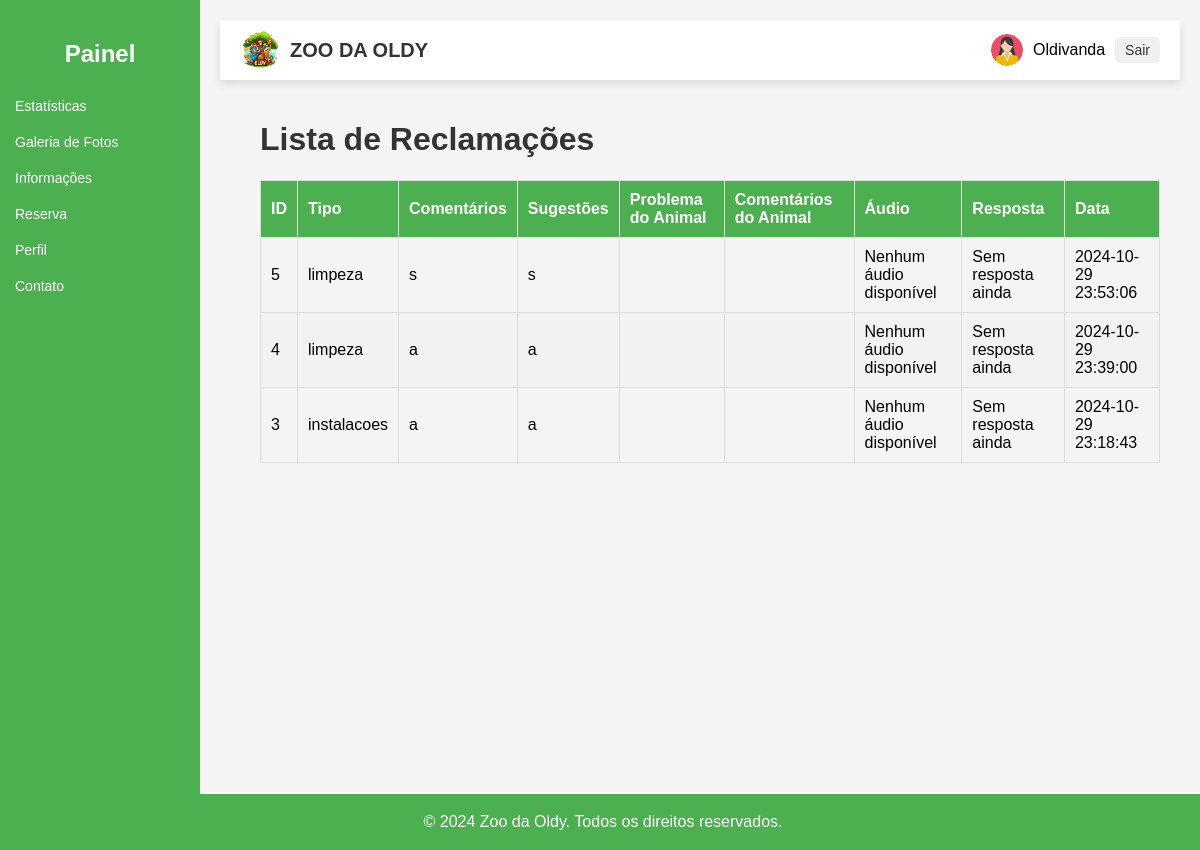
Before: /visitante/painel.php?page=listar_reclamacoes (signed in) with the older database file.
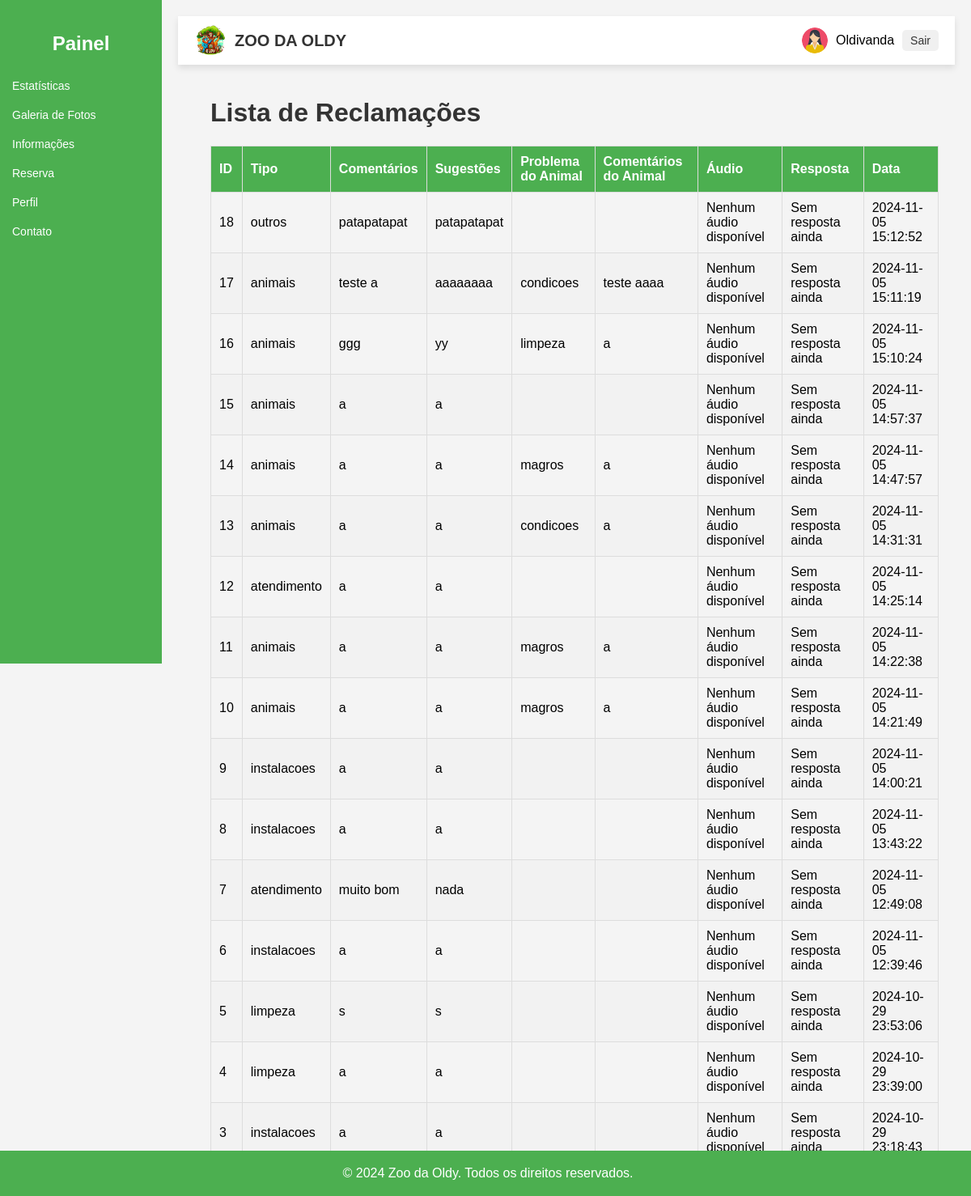
After: the same page with the newer database file.
### tables this page shows
CREATE TABLE `usuarios` (
  `id` int(11) NOT NULL,
  `username` varchar(50) NOT NULL,
  `password` varchar(255) NOT NULL,
  `nivel_id` int(11) NOT NULL,
  `nome` varchar(100) NOT NULL,
  `apelido` varchar(100) DEFAULT NULL,
  `sexo` enum('M','F','Outro') NOT NULL,
  `endereco` varchar(255) DEFAULT NULL,
  `nacionalidade` varchar(100) DEFAULT NULL,
  `telefone` varchar(15) DEFAULT NULL,
  `data_nascimento` date DEFAULT NULL,
  `ocupacao` varchar(100) DEFAULT NULL,
  `email` varchar(100) DEFAULT NULL,
  `created_at` timestamp NOT NULL DEFAULT current_timestamp(),
  `reset_token` varchar(255) DEFAULT NULL
);

CREATE TABLE `reclamacoes` (
  `id` int(11) NOT NULL,
  `user_id` int(11) NOT NULL,
  `tipo` varchar(255) NOT NULL,
  `comentarios` text DEFAULT NULL,
  `sugestoes` text DEFAULT NULL,
  `problema_animal` varchar(255) DEFAULT NULL,
  `comentarios_animal` text DEFAULT NULL,
  `audio` longblob DEFAULT NULL,
  `data` timestamp NOT NULL DEFAULT current_timestamp(),
  `resposta` text DEFAULT NULL
);

### visitante/listar_reclamacoes.php (the view, shortened to what this page needs)
<?php
$host = 'localhost';
$db = 'zoo_da_oldy';
$user = 'root';
$pass = '';
try {
    $pdo = new PDO("mysql:host=$host;dbname=$db;charset=utf8", $user, $pass);
    $pdo->setAttribute(PDO::ATTR_ERRMODE, PDO::ERRMODE_EXCEPTION);
    $pdo->setAttribute(PDO::ATTR_DEFAULT_FETCH_MODE, PDO::FETCH_ASSOC);
    $user_id = $_SESSION['user_id'];
    $stmt = $pdo->prepare("SELECT nivel_id FROM usuarios WHERE id = :user_id");
    $stmt->execute(['user_id' => $user_id]);
    $user = $stmt->fetch();
    $nivel_id = $user['nivel_id'];
    if ($nivel_id == 3) {
        $stmt = $pdo->prepare("SELECT * FROM reclamacoes WHERE user_id = :user_id ORDER BY id DESC");
        $stmt->execute(['user_id' => $user_id]);
    } else {
        $stmt = $pdo->prepare("SELECT * FROM reclamacoes WHERE user_id = :user_id ORDER BY id DESC");
        $stmt->execute(['user_id' => $user_id]);
    }
    $reclamacoes = $stmt->fetchAll();
    echo "<h1>Lista de Reclamações</h1>";
    if (count($reclamacoes) > 0) {
        echo "<table>
                <thead>
                    <tr>
                        <th>ID</th>
                        <th>Tipo</th>
                        <th>Comentários</th>
                        <th>Sugestões</th>
                        <th>Problema do Animal</th>
                        <th>Comentários do Animal</th>
                        <th>Áudio</th>
                        <th>Resposta</th>
                        <th>Data</th>
                    </tr>
                </thead>
                <tbody>";
        foreach ($reclamacoes as $reclamacao) {
            $data = $reclamacao['data'];
            $audioUrl = $reclamacao['audio'];
            $resposta = isset($reclamacao['resposta']) ? $reclamacao['resposta'] : 'Sem resposta ainda';
            echo "<tr>
                    <td>{$reclamacao['id']}</td>
                    <td>" . htmlspecialchars($reclamacao['tipo']) . "</td>
                    <td>" . htmlspecialchars($reclamacao['comentarios']) . "</td>
                    <td>" . htmlspecialchars($reclamacao['sugestoes']) . "</td>
                    <td>" . htmlspecialchars($reclamacao['problema_animal']) . "</td>
                    <td>" . htmlspecialchars($reclamacao['comentarios_animal']) . "</td>
                    <td>
                        " . ($audioUrl ? "<audio controls>
                            <source src='" . htmlspecialchars($audioUrl) . "' type='audio/mpeg'>
                            Seu navegador não suporta o elemento de áudio.
                        </audio>" : 'Nenhum áudio disponível') . "
                    </td>
                    <td>
                        " . (strlen($resposta) > 30
                            ? "<button onclick='showResponsePopup(" . json_encode($resposta) . ")'>Ver Resposta</button>"
                            : htmlspecialchars($resposta)) . "
                    </td>
                    <td>" . htmlspecialchars($data) . "</td>
                  </tr>";
        }
        echo "</tbody></table>";
    } else {
        echo "<p>Nenhuma reclamação encontrada.</p>";
    }
} catch (PDOException $e) {
    http_response_code(500);
    echo "Erro na conexão com o banco de dados: " . htmlspecialchars($e->getMessage());
}
?>

### visitante/painel.php (shortened to what this page needs)
<?php
$host = 'localhost';
$db = 'zoo_da_oldy';
$user = 'root';
$pass = '';
$charset = 'utf8mb4';
$dsn = "mysql:host=$host;dbname=$db;charset=$charset";
$options = [
    PDO::ATTR_ERRMODE => PDO::ERRMODE_EXCEPTION,
    PDO::ATTR_DEFAULT_FETCH_MODE => PDO::FETCH_ASSOC,
    PDO::ATTR_EMULATE_PREPARES => false,
];
try {
    $pdo = new PDO($dsn, $user, $pass, $options);
} catch (\PDOException $e) {
    die("Erro na conexão com o banco de dados: " . $e->getMessage());
}
$user_id = $_SESSION['user_id'];
$stmt = $pdo->prepare("SELECT nome, sexo FROM usuarios WHERE id = :id");
$stmt->execute(['id' => $user_id]);
$user = $stmt->fetch();
$avatar = match ($user['sexo']) {
    'M' => '../imagens/icones/homem.png',
    'F' => '../imagens/icones/mulher.png',
    default => '../imagens/icones/user.png',
};
$active_menu = isset($_GET['page']) ? $_GET['page'] : 'dashboard';
?>
<!DOCTYPE html>
<html lang="pt-br">
<head>
</head>
<body>
    <div class="top-bar">
        <div class="logo">
            <img src="../imagens/logo.png" alt="Logo Zoo da Oldy">
            <span style="font-weight: bold; font-size: 20px;">ZOO DA OLDY</span>
        </div>
        <div class="user-info">
            <img src="<?php echo $avatar; ?>" alt="Avatar" class="avatar">
            <span><?php echo htmlspecialchars($user['nome']); ?></span>
            <a href="logout.php" class="logout-btn">Sair</a>
        </div>
    </div>
    <div class="sidebar">
        <h2>Painel</h2>
        <ul>
            <li class="<?php echo $active_menu == 'estatistica' ? 'active' : ''; ?>"><a href="?page=estatistica">Estatísticas</a></li>
            <li class="<?php echo $active_menu == 'galeria' ? 'active' : ''; ?>"><a href="?page=galeria_especies">Galeria de Fotos</a></li>
            <li class="<?php echo $active_menu == 'informacoes' ? 'active' : ''; ?>"><a href="?page=informacao_especies">Informações</a></li>
            <li class="<?php echo $active_menu == 'reserva' ? 'active' : ''; ?>"><a href="?page=pagina_reserva_visitante">Reserva</a></li>
            <li class="<?php echo $active_menu == 'perfil' ? 'active' : ''; ?>"><a href="?page=perfil">Perfil</a></li>
            <li class="<?php echo $active_menu == 'contato' ? 'active' : ''; ?>"><a href="?page=contato">Contato</a></li>
        </ul>
    </div>
    <div class="main-content">
        <?php
        $page = isset($_GET['page']) ? $_GET['page'] : 'dashboard';
        $page_file = "$page.php";
        if (file_exists($page_file)) {
            include $page_file;
        } else {
            echo "<p>Página não encontrada.</p>";
        }
        ?>
    </div>
    <footer>
        <p>© <span id="currentYear"></span> Zoo da Oldy. Todos os direitos reservados.</p>
    </footer>
</body>
</html>

### visitante/painel.php (style rules this page uses)
.top-bar { display: flex; justify-content: space-between; align-items: center; padding: 10px 20px; background-color: #ffffff; box-shadow: 0px 4px 8px rgba(0, 0, 0, 0.1); margin-left: 200px; position: relative; z-index: 10; }
.top-bar .logo img { height: 40px; margin-right: 10px; }
.top-bar .user-info { display: flex; align-items: center; }
.top-bar .user-info .avatar { width: 32px; height: 32px; border-radius: 50%; margin-right: 10px; }
.top-bar .logout-btn { padding: 5px 10px; background-color: #f0f0f0; border-radius: 5px; margin-left: 10px; }
.sidebar { width: 200px; background-color: #4CAF50; height: 100vh; position: fixed; top: 0; left: 0; padding-top: 20px; color: white; text-align: left; }
.sidebar h2 { text-align: center; font-weight: bold; }
.sidebar ul { list-style: none; padding: 0; }
.sidebar ul li { padding: 10px 15px; text-align: left; font-family: Arial, sans-serif; font-size: 14px; }
.sidebar ul li a { color: white; text-decoration: none; display: block; width: 100%; background: none; border: none; }
.main-content { margin-left: 220px; padding: 20px; width: calc(100% - 220px); min-height: calc(100vh - 50px); box-sizing: border-box; }
footer { background-color: #4CAF50; color: white; text-align: center; padding: 3px; position: fixed; bottom: 0; left: 0; width: 100%; }
body { margin: 0; overflow-x: hidden; }
.top-bar { display: flex; align-items: center; justify-content: space-between; padding: 10px 20px; background-color: #ffffff; box-shadow: 0px 4px 8px rgba(0, 0, 0, 0.1); position: relative; z-index: 10; margin-left: 200px; }
.top-bar .logo { display: flex; align-items: center; }
.top-bar .logo span { font-weight: bold; font-size: 20px; color: #333; }
.top-bar .logout-btn { padding: 5px 10px; background-color: #f0f0f0; border-radius: 5px; margin-left: 10px; cursor: pointer; text-decoration: none; color: #333; border: none; font-size: 14px; transition: background-color 0.3s ease; }

### visitante/listar_reclamacoes.php (style rules this page uses)
body { font-family: Arial, sans-serif; background-color: #f4f4f4; margin: 20px; }
h1 { color: #333; }
table { width: 100%; border-collapse: collapse; margin-top: 20px; }
th, td { padding: 10px; text-align: left; border: 1px solid #ddd; }
th { background-color: #4CAF50; color: white; }
tr:nth-child(even) { background-color: #f2f2f2; }

Changed rows visible on the page:
added reclamacoes: id "18", tipo "outros", comentarios "patapatapat", sugestoes "patapatapat", resposta "Sem resposta ainda", data "2024-11-05 15:12:52"
added reclamacoes: id "17", tipo "animais", comentarios "teste a", sugestoes "aaaaaaaa", problema_animal "condicoes", comentarios_animal "teste aaaa", resposta "Sem resposta ainda", data "2024-11-05 15:11:19"
added reclamacoes: id "16", tipo "animais", comentarios "ggg", sugestoes "yy", problema_animal "limpeza", comentarios_animal "a", resposta "Sem resposta ainda", data "2024-11-05 15:10:24"
added reclamacoes: id "15", tipo "animais", comentarios "a", sugestoes "a", resposta "Sem resposta ainda", data "2024-11-05 14:57:37"
added reclamacoes: id "14", tipo "animais", comentarios "a", sugestoes "a", problema_animal "magros", comentarios_animal "a", resposta "Sem resposta ainda", data "2024-11-05 14:47:57"
added reclamacoes: id "13", tipo "animais", comentarios "a", sugestoes "a", problema_animal "condicoes", comentarios_animal "a", resposta "Sem resposta ainda", data "2024-11-05 14:31:31"
added reclamacoes: id "12", tipo "atendimento", comentarios "a", sugestoes "a", resposta "Sem resposta ainda", data "2024-11-05 14:25:14"
added reclamacoes: id "11", tipo "animais", comentarios "a", sugestoes "a", problema_animal "magros", comentarios_animal "a", resposta "Sem resposta ainda", data "2024-11-05 14:22:38"
added reclamacoes: id "10", tipo "animais", comentarios "a", sugestoes "a", problema_animal "magros", comentarios_animal "a", resposta "Sem resposta ainda", data "2024-11-05 14:21:49"
added reclamacoes: id "9", tipo "instalacoes", comentarios "a", sugestoes "a", resposta "Sem resposta ainda", data "2024-11-05 14:00:21"
added reclamacoes: id "8", tipo "instalacoes", comentarios "a", sugestoes "a", resposta "Sem resposta ainda", data "2024-11-05 13:43:22"
added reclamacoes: id "7", tipo "atendimento", comentarios "muito bom", sugestoes "nada", resposta "Sem resposta ainda", data "2024-11-05 12:49:08"
added reclamacoes: id "6", tipo "instalacoes", comentarios "a", sugestoes "a", resposta "Sem resposta ainda", data "2024-11-05 12:39:46"
